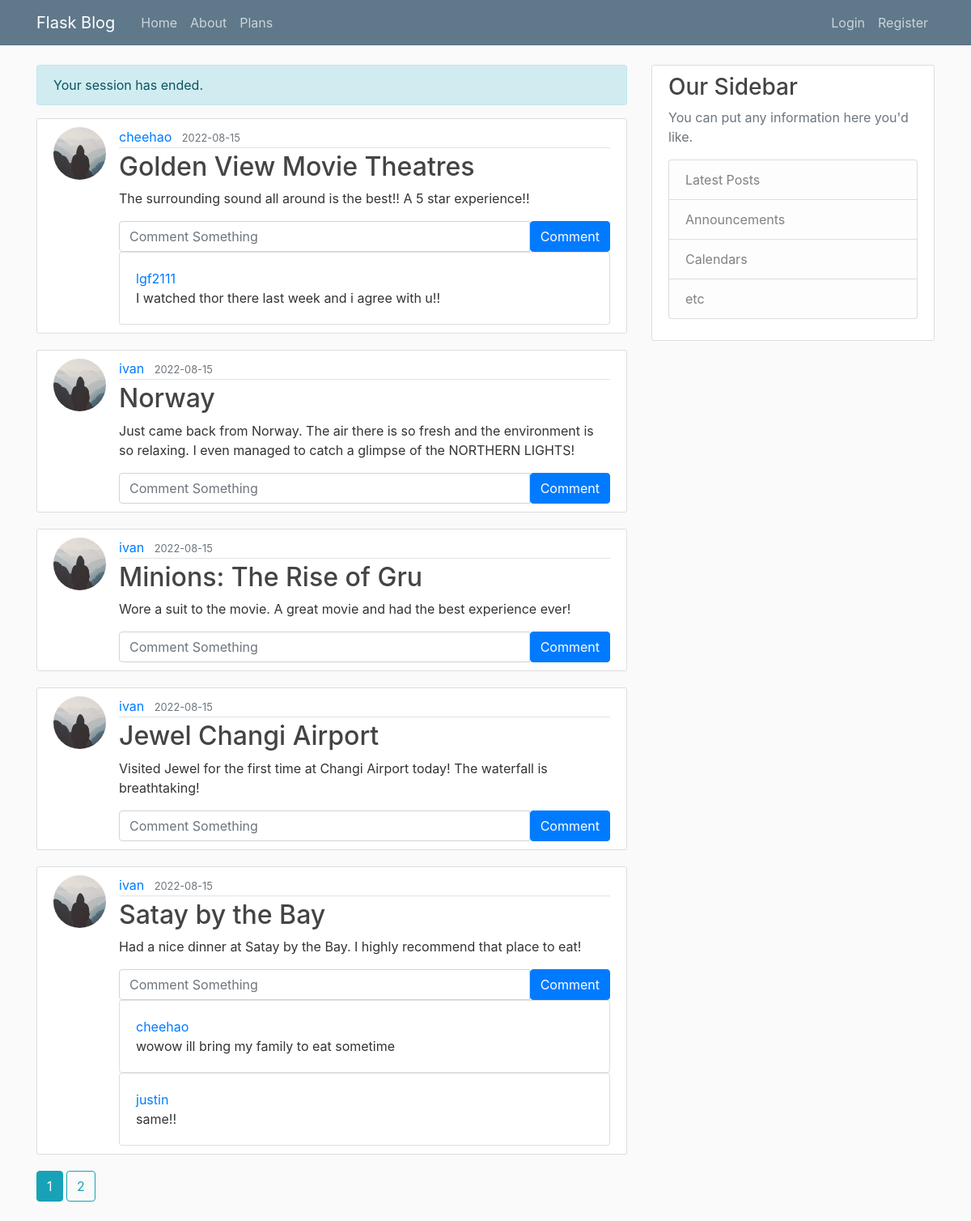
Screenshot of /home (signed in) with the database file from the repository.
### flaskblog/models.py (models this page shows, shortened)
class Post(db.Model):
    id = db.Column(db.Integer, primary_key=True)
    title = db.Column(db.String(100), nullable=False)
    date_posted = db.Column(db.DateTime, nullable=False, default=datetime.utcnow)
    content = db.Column(db.Text, nullable=False)
    user_id = db.Column(db.Integer, db.ForeignKey('user.id'), nullable=False)
    comments = db.relationship('Comment', lazy=True)

class User(db.Model, UserMixin):
    id = db.Column(db.Integer, primary_key=True)
    username = db.Column(db.String(20), unique=True, nullable=False)
    is_premium = db.Column(db.Boolean, nullable=False, default=False)
    role_id = db.Column(db.Integer, db.ForeignKey('role.id'), nullable=False, default=1)
    email = db.Column(db.String(120), unique=True, nullable=False)
    image_file = db.Column(db.String(20), nullable=False, default='default.jpg')
    encrypted_password = db.Column(db.Text, nullable=False)
    nonce = db.Column(db.Text, nullable=False)
    tag = db.Column(db.Text, nullable=False)
    login_attempt = db.Column(db.Integer, nullable=False, default=0)
    posts = db.relationship('Post', backref='author', lazy=True)
    mfa = db.Column(db.Boolean, default=False, nullable=False)
    comments = db.relationship('Comment', backref='user', lazy=True)
    logout_time = db.Column(db.DateTime)

class Comment(db.Model):
    id = db.Column(db.Integer, primary_key=True)
    text = db.Column(db.String(200), nullable=False)
    date_posted = db.Column(db.DateTime, nullable=False, default=datetime.utcnow)
    post_id = db.Column(db.Integer, db.ForeignKey('post.id'), nullable=False)
    user_id = db.Column(db.Integer, db.ForeignKey('user.id'), nullable=False)

### flaskblog/main/routes.py (the view)
@main.route("/")
@main.route("/home")
@csp_header({'script-src':"'self'"})
def home():
    page = request.args.get('page', 1, type=int)
    posts = Post.query.order_by(Post.date_posted.desc()).paginate(page=page, per_page=5)
    return render_template('main/home.html', posts=posts)

### flaskblog/main/routes.py (called while the page is built)
@main.after_request
def add_security_headers(resp):
    resp.headers['Content-Security-Policy']="script-src 'self'; script-src-elem https://checkout.stripe.com/checkout.js"
    return resp

### flaskblog/models.py (called while the page is built)
@login_manager.user_loader
def load_user(user_id):
    return User.query.get(int(user_id))

### run.py (called while the page is built)
@app.before_request
def before_request():
    if current_user.is_active:
        if current_user.logout_time == None:
            flash('Your session has ended.', 'info')
            logout_user()
        elif datetime.now() >= current_user.logout_time:
            current_user.logout_time = None
            db.session.commit()
            flash('Your session is invalid.', 'info')
            logout_user()
            flash('This session has ended', 'danger')
    session.permanent = True
    app.permanent_session_lifetime = timedelta(minutes=10)
    session.modified = True
    g.user = current_user

### flaskblog/templates/main/home.html
{% extends "layout.html" %}
{% block content %}
    {% for post in posts.items %}
        <article class="media content-section">
          <img class="rounded-circle article-img" src="{{ url_for('static', filename='profile_pics/' + post.author.image_file) }}">
          <div class="media-body">
            <div class="article-metadata">
              <a class="mr-2" href="{{ url_for('users.user_posts', username=post.author.username) }}">{{ post.author.username }}</a>
              <small class="text-muted">{{ post.date_posted.strftime('%Y-%m-%d') }}</small>
            </div>
            <h2><a class="article-title" href="{{ url_for('posts.post', post_id=post.id) }}">{{ post.title }}</a></h2>
            <p class="article-content">{{ post.content }}</p>
            <div class="">
              <form class="input-group md-3" method="POST" action="{{ url_for('posts.new_comment', post_id=post.id) }}">
                <input type="text" id="text" name="text" class="form-control" placeholder="Comment Something"/>
                <button type="submit" class="btn btn-primary">Comment</button>
              </form>
              {% for comment in post.comments %}
                <div class="card">
                  <div class="card-body">
                    <a class="card-title" href="{{ url_for('users.user_posts', username=comment.user.username) }}">{{ comment.user.username }}</a>
                    <p class="card-text">{{ comment.text }}</p>
                  </div>
                </div>
              {% endfor %}
            </div>
          </div>
        </article>
    {% endfor %}
    {% for page_num in posts.iter_pages(left_edge=1, right_edge=1, left_current=1, right_current=2) %}
      {% if page_num %}
        {% if posts.page == page_num %}
          <a class="btn btn-info mb-4" href="{{ url_for('main.home', page=page_num) }}">{{ page_num }}</a>
        {% else %}
          <a class="btn btn-outline-info mb-4" href="{{ url_for('main.home', page=page_num) }}">{{ page_num }}</a>
        {% endif %}
      {% else %}
        ...
      {% endif %}
    {% endfor %}
{% endblock content %}

### flaskblog/static/main.css (style rules this page uses)
body { background: #fafafa; color: #333333; margin-top: 5rem; }
h1, h2, h3, h4, h5, h6 { color: #444444; }
.content-section { background: #ffffff; padding: 10px 20px; border: 1px solid #dddddd; border-radius: 3px; margin-bottom: 20px; }
.article-title { color: #444444; }
.article-content { white-space: pre-line; }
.article-img { height: 65px; width: 65px; margin-right: 16px; }
.article-metadata { padding-bottom: 1px; margin-bottom: 4px; border-bottom: 1px solid #e3e3e3 }

### rows the page displays
Post: image_file (placeholder picture), author.username "cheehao", date_posted "2022-08-15", title "Golden View Movie Theatres", content "The surrounding sound all around is the best!! A 5 star experience!!"
Comment: user.username "lgf2111", text "I watched thor there last week and i agree with u!!"
Post: image_file (placeholder picture), author.username "ivan", date_posted "2022-08-15", title "Norway", content "Just came back from Norway. The air there is so fresh and the environment is so relaxing. I even managed to catch a glimpse of the NORTHERN LIGHTS!"
Post: image_file (placeholder picture), author.username "ivan", date_posted "2022-08-15", title "Minions: The Rise of Gru", content "Wore a suit to the movie. A great movie and had the best experience ever!"
Post: image_file (placeholder picture), author.username "ivan", date_posted "2022-08-15", title "Jewel Changi Airport", content "Visited Jewel for the first time at Changi Airport today! The waterfall is breathtaking!"
Post: image_file (placeholder picture), author.username "ivan", date_posted "2022-08-15", title "Satay by the Bay", content "Had a nice dinner at Satay by the Bay. I highly recommend that place to eat!"
Comment: user.username "cheehao", text "wowow ill bring my family to eat sometime"
Comment: user.username "justin", text "same!!"

### other values shown
{{ message }} "Your session has ended."
{{ page_num }} "1"
{{ page_num }} "2"
